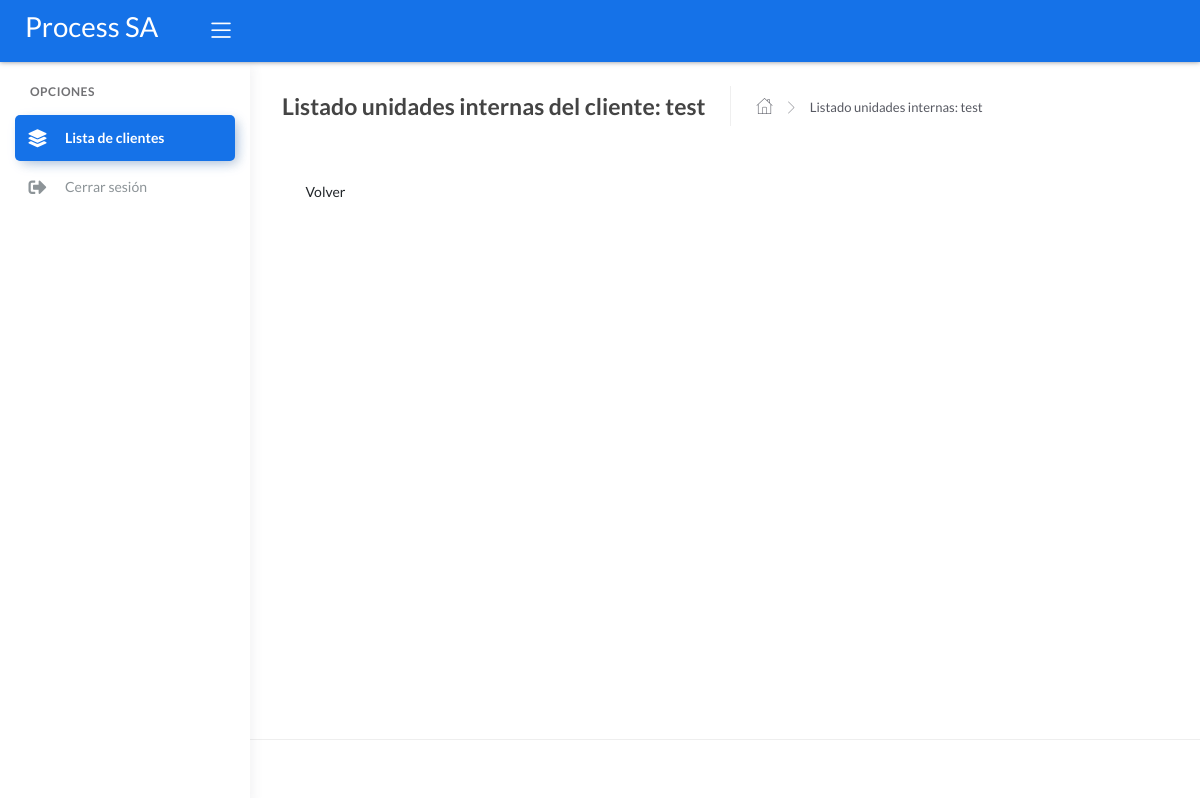
The app's page /unidad_list/1/ (signed in), older data.
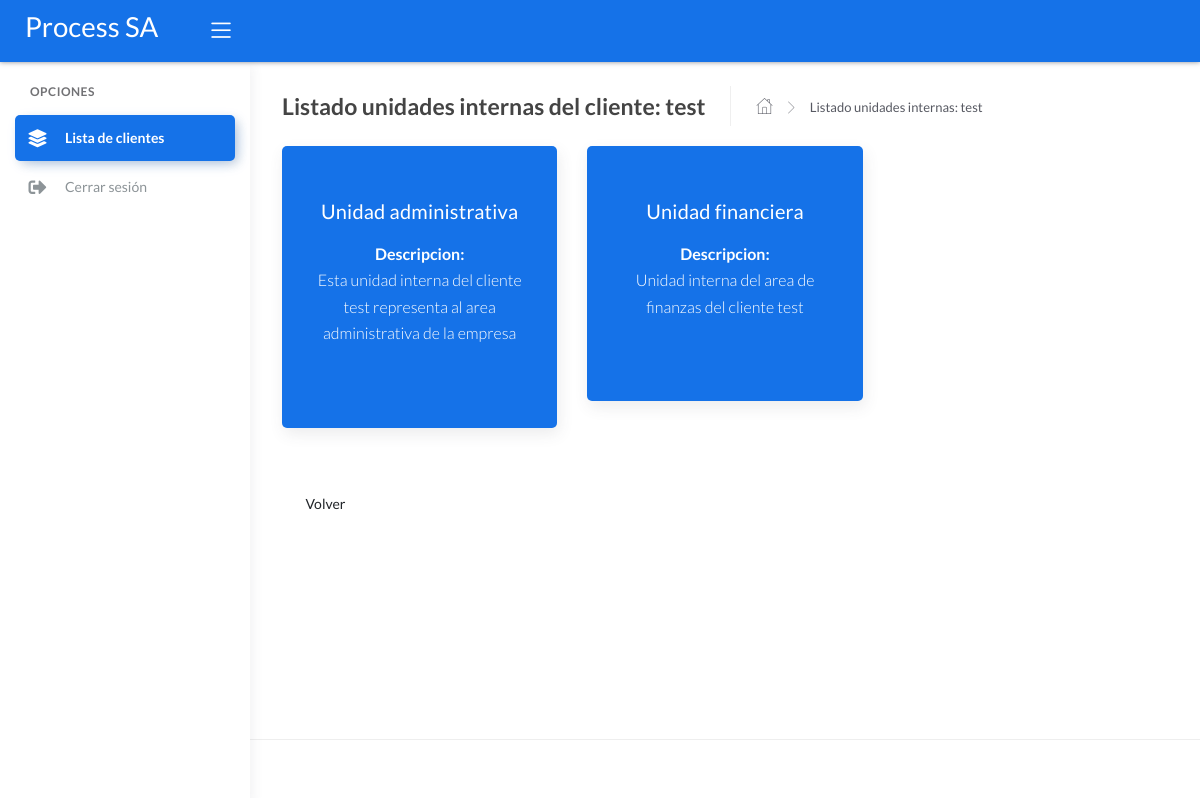
The same page, newer data.
### processCore/models.py (models this page shows, shortened)
class UnidadInterna(models.Model):
    name = models.CharField(max_length=100)
    client = models.ForeignKey('Client', on_delete = models.CASCADE)
    description = models.TextField(max_length=200)
    created_at = models.DateTimeField(auto_now_add=True)
    disabled = models.BooleanField(default = False)

### processCore/views.py (the view)
# urls.py: path('unidad_list/<int:client_pk>/', views.unidad_list, name="unidad_list"),
def unidad_list(request, client_pk):
    current_user = request.user
    context = {}
    context['client'] = Client.objects.get(pk=client_pk)
    context['unidad_list'] = UnidadInterna.objects.filter(client=client_pk)
    context['employee'] = userModel.objects.get(user=current_user)
    return render(request, 'unidad_list.html', context=context)

### processCore/templates/unidad_list.html (shortened to what this page needs)
{% extends "layouts/base.html" %}
{% block content %}
    <div class="page-inner">
        <div class="page-header">
            <h4 class="page-title">Listado unidades internas del cliente: {{ client.name }} </h4>
            <ul class="breadcrumbs">
                <li class="nav-home">
                    <a href="{% url 'client_list' %} ">
                        <i class="flaticon-home"></i>
                    </a>
                </li>
                <li class="separator">
                    <i class="flaticon-right-arrow"></i>
                </li>
                <li class="nav-item">
                    <a href="">Listado unidades internas: {{ client.name }}</a>
                </li>
            </ul>
        </div>
        <div class="row">
            {% for unidad in unidad_list %}
            <div class="col-md-4">
                <div class="card card-primary card-annoucement card-round">
                    <div class="card-body text-center">
                        <div class="card-opening">{{ unidad.name }}</div>
                        <div class="card-desc"><strong>Descripcion: </strong><br>{{ unidad.description }}</div>
                    </div>
                </div>
            </div>
            {% endfor %}
        </div>
        <div class="row">
            <div class="col-md-4">
                <a href="/process_list/{{ client.pk }}" class="btn btn-light btn-rounded mt-4">Volver</a>
            </div>
        </div>
    </div>
{% endblock content %}

Row changes from the older to the newer data that the page shows:
added UnidadInterna: name "Unidad administrativa", description "Esta unidad interna del cliente test representa al area administrativa de la empresa"
added UnidadInterna: name "Unidad financiera", description "Unidad interna del area de finanzas del cliente test"
